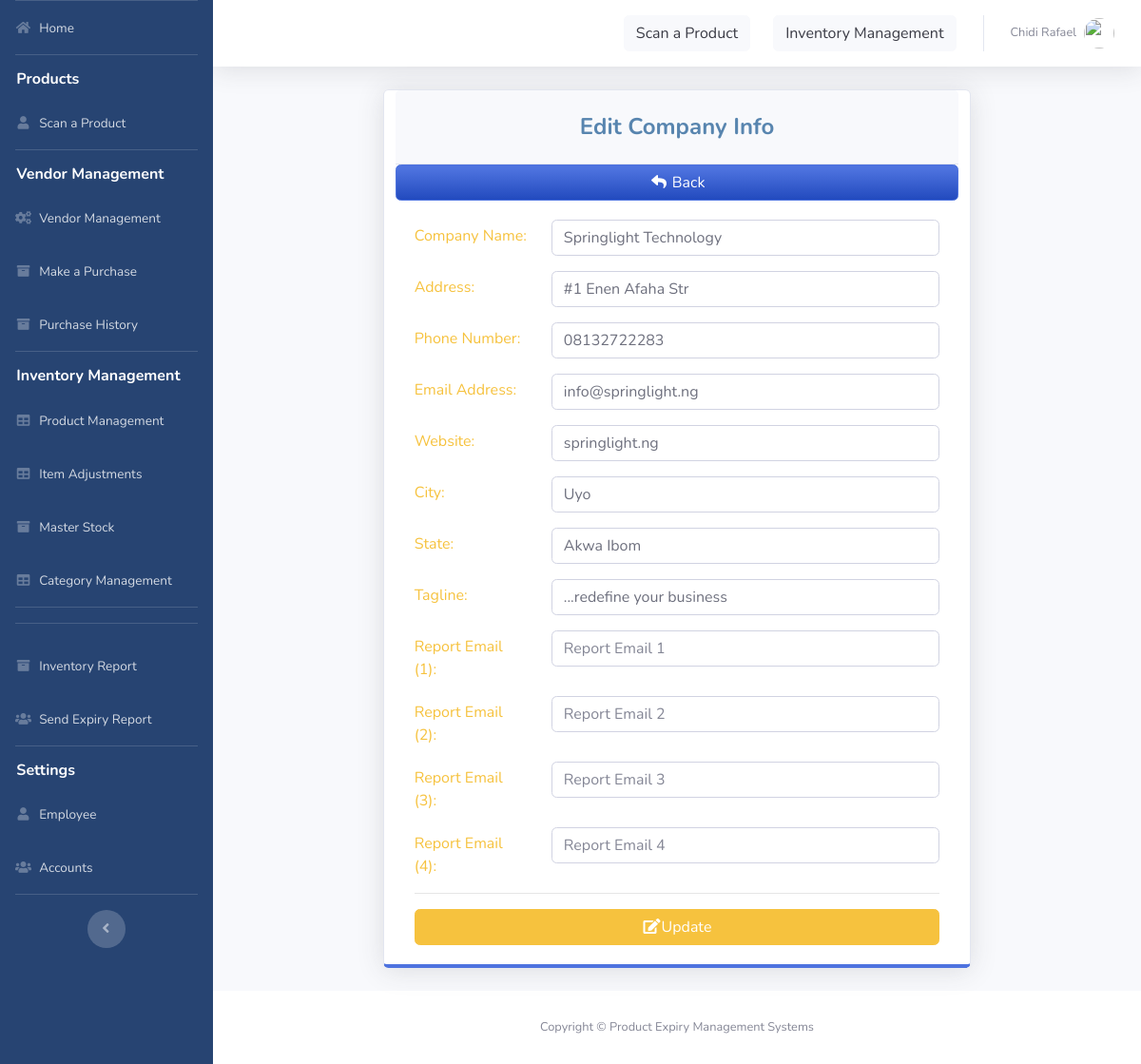
The page /pages/comp_edit.php (signed in) on the database its author committed.
### tables this page shows
CREATE TABLE `company_tbl` (
  `comp_id` int(10) NOT NULL AUTO_INCREMENT,
  `comp_name` varchar(150) NOT NULL,
  `address` varchar(50) NOT NULL,
  `phone` varchar(20) NOT NULL,
  `email` varchar(50) NOT NULL,
  `website` varchar(100) NOT NULL,
  `city` varchar(100) NOT NULL,
  `state` varchar(100) NOT NULL,
  `tag` varchar(500) NOT NULL,
  PRIMARY KEY (`comp_id`)
);

### pages/comp_edit.php (the view, shortened to what this page needs)
<?php
include'../includes/connection.php';
include'../includes/sidebar.php';
?>
<?php
        $query = "SELECT* from company_tbl WHERE comp_id =1";
        $result = mysqli_query($db, $query) or die(mysqli_error($db));
          while($row = mysqli_fetch_array($result))
          {
                $a= $row['comp_name'];
                $b=$row['address'];
                $c=$row['phone'];
                $d=$row['email'];
                $e=$row['website'];
                $f=$row['city'];
                $g=$row['state'];
                $h=$row['tag'];
                $re1=$row['report1'];
                $re2=$row['report2'];
                $re3=$row['report3'];
                $re4=$row['report4'];
          }
      ?>
  <center><div class="card shadow mb-4 col-xs-12 col-md-8 border-bottom-primary">
            <div class="card-header py-3">
              <h4 class="m-2 font-weight-bold text-primary">Edit Company Info</h4>
            </div><a  type="button" class="btn btn-primary bg-gradient-primary btn-block" href="user.php?"> <i class="fas fa-flip-horizontal fa-fw fa-share"></i> Back </a>
            <div class="card-body">
            <form role="form" method="post" action="">
              <div class="form-group row text-left text-warning">
                <div class="col-sm-3" style="padding-top: 5px;">
                 Company Name:
                </div>
                <div class="col-sm-9">
                  <input class="form-control" placeholder="Company Name" name="comp_name" value="<?php echo $a; ?>" required>
                </div>
              </div>
              <div class="form-group row text-left text-warning">
                <div class="col-sm-3" style="padding-top: 5px;">
                 Address:
                </div>
                <div class="col-sm-9">
                  <input class="form-control" placeholder="Address" name="address" value="<?php echo $b; ?>" required>
                </div>
              </div>
              <div class="form-group row text-left text-warning">
                <div class="col-sm-3" style="padding-top: 5px;">
                 Phone Number:
                </div>
                <div class="col-sm-9">
                  <input class="form-control" placeholder="Phone Number" name="phone" value="<?php echo $c; ?>" required>
                </div>
              </div>
              <div class="form-group row text-left text-warning">
                <div class="col-sm-3" style="padding-top: 5px;">
                 Email Address:
                </div>
                <div class="col-sm-9">
                  <input class="form-control" placeholder="Email Address" name="email" value="<?php echo $d; ?>" required>
                </div>
              </div>
              <div class="form-group row text-left text-warning">
                <div class="col-sm-3" style="padding-top: 5px;">
                 Website:
                </div>
                <div class="col-sm-9">
                  <input class="form-control" placeholder="Website" name="website" value="<?php echo $e; ?>" required>
                </div>
              </div>
              <div class="form-group row text-left text-warning">
                <div class="col-sm-3" style="padding-top: 5px;">
                 City:
                </div>
                <div class="col-sm-9">
                  <input class="form-control" placeholder="City" name="city" value="<?php echo $f; ?>" required>
                </div>
              </div>
              <div class="form-group row text-left text-warning">
                <div class="col-sm-3" style="padding-top: 5px;">
                 State:
                </div>
                <div class="col-sm-9">
                  <input class="form-control" placeholder="State or Province" name="state" value="<?php echo $g; ?>" required>
                </div>
              </div>
               <div class="form-group row text-left text-warning">
                <div class="col-sm-3" style="padding-top: 5px;">
                 Tagline:
                </div>
                <div class="col-sm-9">
                  <input class="form-control" placeholder="Tagline" name="tag" value="<?php echo $h; ?>" required>
                </div>
              </div>
               <div class="form-group row text-left text-warning">
                <div class="col-sm-3" style="padding-top: 5px;">
                 Report Email (1):
                </div>
                <div class="col-sm-9">
                  <input type="email" class="form-control" placeholder="Report Email 1" name="re1" value="<?php echo $re1; ?>" required>
                </div>
              </div>
               <div class="form-group row text-left text-warning">
                <div class="col-sm-3" style="padding-top: 5px;">
                 Report Email (2):
                </div>
                <div class="col-sm-9">
                  <input type="email" class="form-control" placeholder="Report Email 2" name="re2" value="<?php echo $re2; ?>" required>
                </div>
              </div>
               <div class="form-group row text-left text-warning">
                <div class="col-sm-3" style="padding-top: 5px;">
                 Report Email (3):
                </div>
                <div class="col-sm-9">
                  <input type="email" class="form-control" placeholder="Report Email 3" name="re3" value="<?php echo $re3; ?>" required>
                </div>
              </div>
               <div class="form-group row text-left text-warning">
                <div class="col-sm-3" style="padding-top: 5px;">
                 Report Email (4):
                </div>
                <div class="col-sm-9">
                  <input type="email" class="form-control" placeholder="Report Email 4" name="re4" value="<?php echo $re4; ?>" required>
                </div>
              </div>
              <hr>
                <button type="submit" class="btn btn-warning btn-block" name="upcomp"><i class="fa fa-edit fa-fw"  ></i>Update</button>
              </form>
            </div>
          </div></center>
<?php
include'../includes/footer.php';
?>

### rows shown on the page
company_tbl: comp_name "Springlight Technology", address "#1 Enen Afaha Str", phone "08132722283", email "info@springlight.ng", website "springlight.ng", city "Uyo", state "Akwa Ibom", tag "...redefine your business"

### other values the page prints
$_SESSION['FIRST_NAME'] "Chidi"
$_SESSION['LAST_NAME'] "Rafael"
